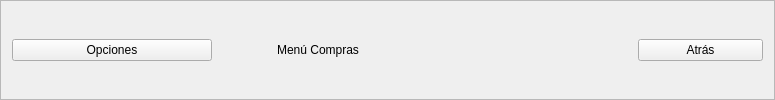
        <widget class="QFrame" name="Titulo">
         <property name="frameShape">
          <enum>QFrame::StyledPanel</enum>
         </property>
         <property name="frameShadow">
          <enum>QFrame::Raised</enum>
         </property>
         <layout class="QHBoxLayout" name="horizontalLayout">
          <item>
           <widget class="QPushButton" name="menu">
            <property name="minimumSize">
             <size>
              <width>200</width>
              <height>0</height>
             </size>
            </property>
            <property name="text">
             <string>Opciones</string>
            </property>
            <property name="icon">
             <iconset>
              <normaloff>../recursos/images/barra-de-menus.png</normaloff>../recursos/images/barra-de-menus.png</iconset>
            </property>
           </widget>
          </item>
          <item>
           <widget class="QLabel" name="label">
            <property name="minimumSize">
             <size>
              <width>200</width>
              <height>0</height>
             </size>
            </property>
            <property name="layoutDirection">
             <enum>Qt::RightToLeft</enum>
            </property>
            <property name="text">
             <string>Menú Compras</string>
            </property>
            <property name="alignment">
             <set>Qt::AlignCenter</set>
            </property>
           </widget>
          </item>
          <item>
           <spacer name="horizontalSpacer">
            <property name="orientation">
             <enum>Qt::Horizontal</enum>
            </property>
            <property name="sizeHint" stdset="0">
             <size>
              <width>214</width>
              <height>20</height>
             </size>
            </property>
           </spacer>
          </item>
          <item>
           <widget class="QPushButton" name="Atras">
            <property name="minimumSize">
             <size>
              <width>125</width>
              <height>0</height>
             </size>
            </property>
            <property name="maximumSize">
             <size>
              <width>100</width>
              <height>16777215</height>
             </size>
            </property>
            <property name="text">
             <string>Atrás</string>
            </property>
            <property name="icon">
             <iconset>
              <normaloff>../recursos/images/arrow-left.png</normaloff>../recursos/images/arrow-left.png</iconset>
            </property>
            <property name="iconSize">
             <size>
              <width>20</width>
              <height>20</height>
             </size>
            </property>
           </widget>
          </item>
         </layout>
        </widget>
